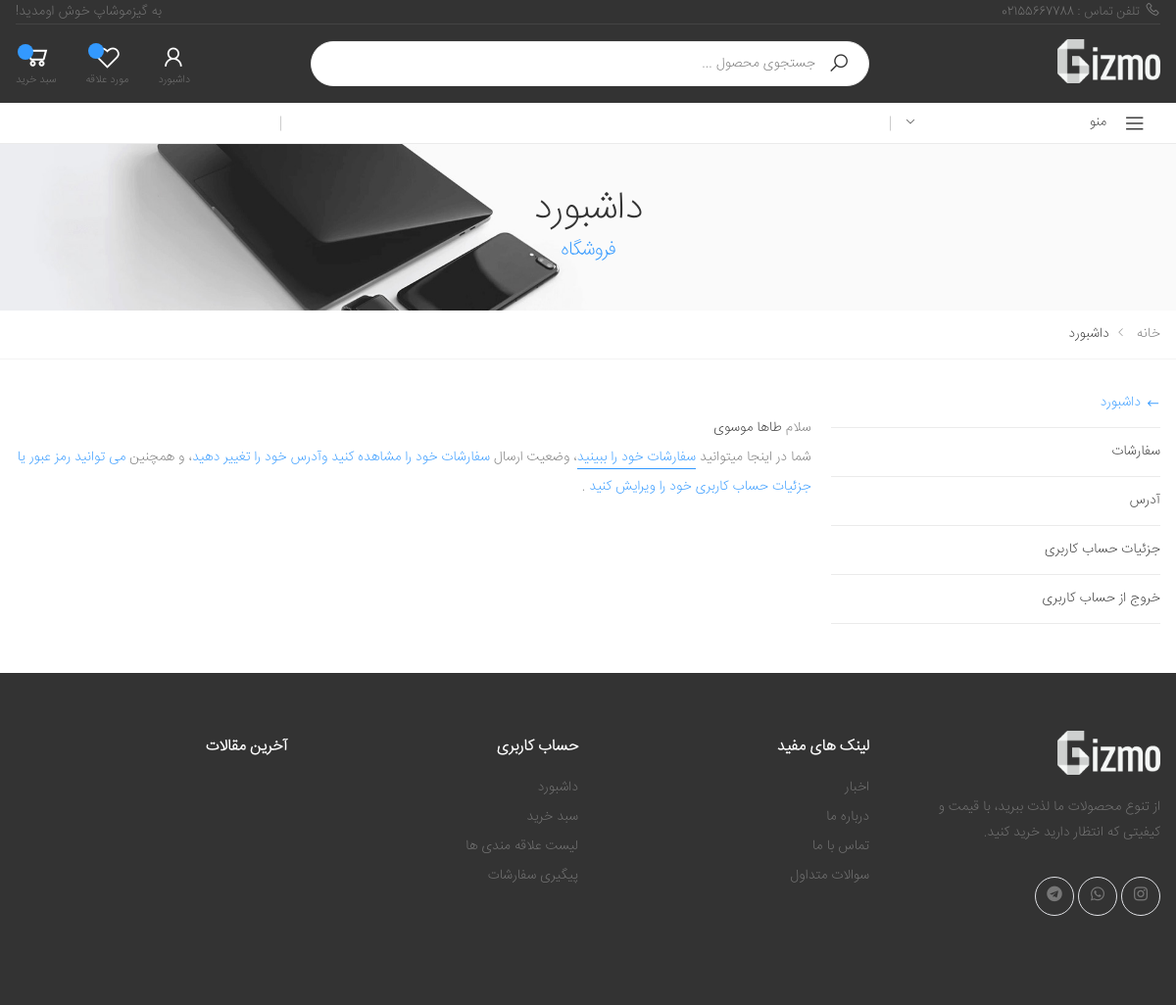
The page /accounts/profile/ (signed in) on the database as committed earlier.
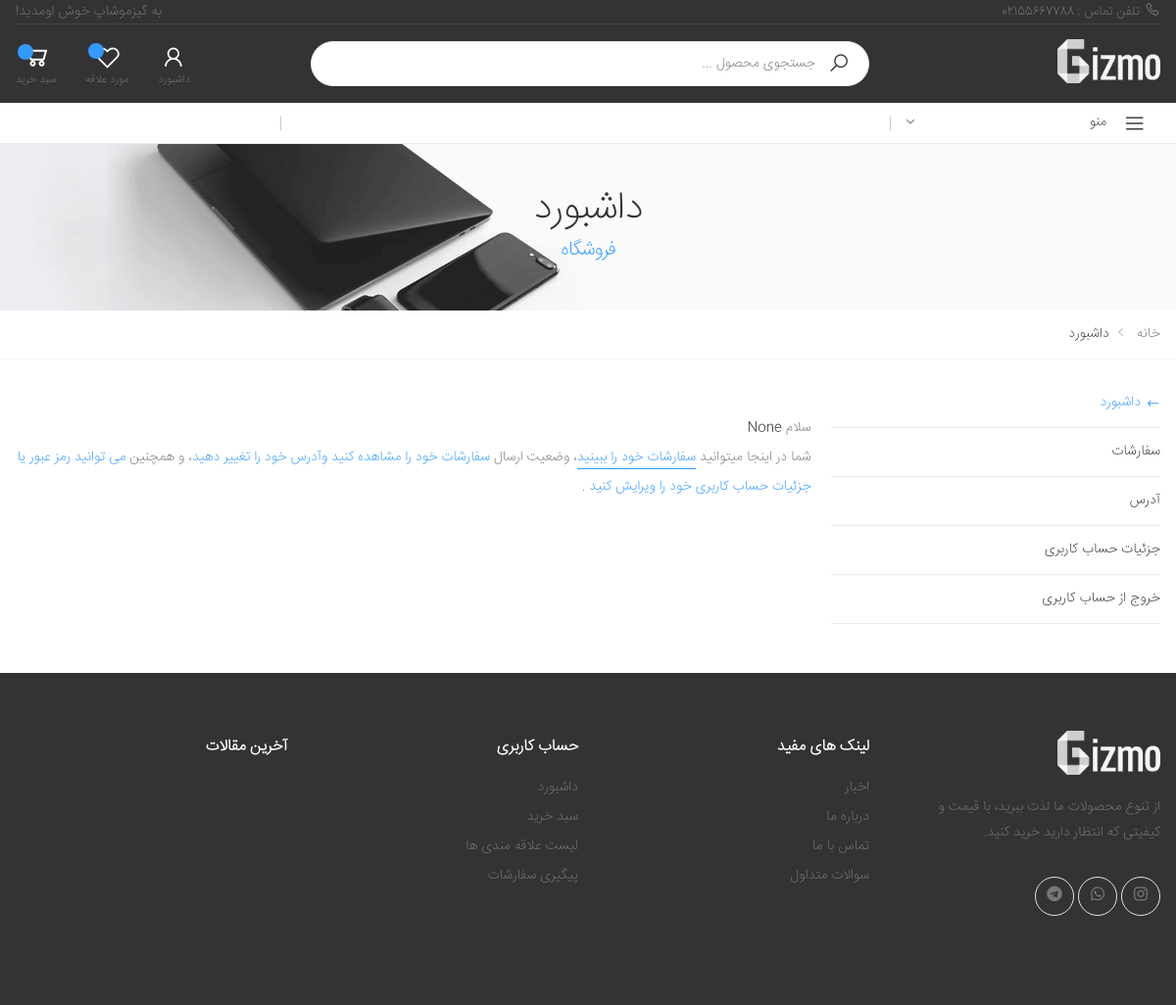
The same page on the database as committed later.
### accounts/models.py (models this page shows, shortened)
class User(AbstractBaseUser):
    phoneNumber = models.CharField(unique=True, max_length=11)
    full_name = models.CharField(max_length=100, null=True, blank=True)
    is_admin = models.BooleanField(default=False)
    is_active = models.BooleanField(default=True)
    email = models.EmailField(unique=True)
    profile = models.OneToOneField(ProfileUser,on_delete=models.SET_NULL,blank=True,null=True,related_name="user")
    can_change_password = models.BooleanField(default=False)
    code = models.IntegerField(blank=True,null=True)
    wishlist = models.ManyToManyField(Product,blank=True,related_name ="wishlist")
    informing = models.ManyToManyField(Product,blank=True,related_name ="informing")
    USERNAME_FIELD = 'phoneNumber'
    objects = MyUserManager()

### accounts/views.py (the view)
# urls.py: path('profile/',profile, name='profile'),
@login_required
def profile(request):
    if request.method == 'POST':
        profileForm = UserChangeForm(request.POST,instance=request.user)
        if profileForm.is_valid():
            profileForm.save()
            messages.success(request, messages_dict['profile'],color_messages['success'])
            return redirect(request.META.get('HTTP_REFERER')) if(request.META.get('HTTP_REFERER')) else redirect('facades:dashboard')
    else:
        profileForm = UserChangeForm(instance=request.user)
    return render(request, 'facades/dashboard.html', {'profileForm': profileForm})

### accounts/forms.py
class UserChangeForm(forms.ModelForm):
    phoneNumber = forms.CharField(label="شماره تلفن", max_length=40, widget=forms.TextInput(attrs={'class': 'form-control','readonly': True}))
    full_name = forms.CharField(label="نام شما", max_length=40, widget=forms.TextInput(attrs={'class': 'form-control', 'placeholder': 'علی صالحی'}))
    email = forms.EmailField(label="ایمیل", widget=forms.TextInput(attrs={'class': 'form-control', 'placeholder': 'AliSalehi@gmail.com','readonly': True}))
    class Meta:
        model = User
        fields = ('phoneNumber', 'full_name', 'email')

### facades/jalali.py (called while the page is built)
    def persian_tuple(self):
        return self.persian_year, self.persian_month, self.persian_day

### facades/utils.py (called while the page is built)
def jalali_create(time):
    jmonth = ["فرودین","اردیبهشت","خرداد","تیر","مرداد","شهریور","مهر","آبان","آذر","دی","بهمن","اسفند"]
    time_to_str = "{},{},{}".format(time.year,time.month,time.day)
    time_to_tuple = jalali.Gregorian(time_to_str).persian_tuple()
    time_to_list = list(time_to_tuple)
    for index,month in enumerate(jmonth):
        if time_to_list[1] == index+1:
            time_to_list[1] = month
            break
    return time_to_list

### facades/templates/facades/dashboard.html
{% extends 'facades/base.html' %}
{% load static %}
{% block css %}
{% include 'facades/parts/css.html' %}
{% endblock %}
{% block main %}
        <main class="main">
                {% include 'facades/dashboardPart/banner.html' %}
                {% include 'facades/dashboardPart/content.html' %}
        </main>
{% endblock %}

### facades/templates/facades/dashboardPart/mainPane.html
{% load static %}
<div class="tab-pane fade show active" id="tab-dashboard" role="tabpanel"
                            aria-labelledby="tab-dashboard-link">
                            <p>سلام <span class="font-weight-normal text-dark">{{request.user.full_name}}</span>
                                <br>
                                شما در اینجا میتوانید <a href="#tab-orders"
                                    class="tab-trigger-link link-underline">سفارشات خود را ببینید</a>، وضعیت
                                ارسال <a href="#tab-address" class="tab-trigger-link">سفارشات خود را مشاهده
                                    کنید وآدرس خود را تغییر دهید</a>، و همچنین <a href="#tab-account"
                                    class="tab-trigger-link">می توانید رمز عبور یا جزئیات حساب کاربری خود را
                                    ویرایش کنید </a>.</p>
                        </div>

Rows that differ between the two databases and show on the page:
changed User: user.full_name "طاها موسوی" → "None"
